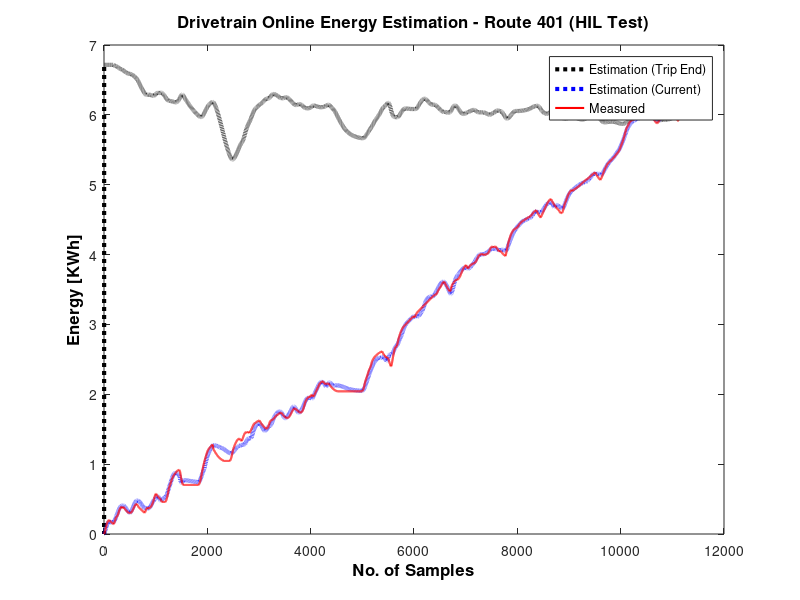

MATLAB code to generate this figure: (Note: this script raises an error after producing the figure.)
%   Author: Dhruv Jagga
%   Project: Source Code - Cloud Your Bus
%   email: d.jagga@tue.nl
%   Date: 10-12-2019;
%   Revised: 06-08-2020

clear; close all; clc;

directory.current = pwd;                    % returns path of current directory

m = csvread('HIL_Test2_Out.csv',1,0);

energyDriveTrip         = m(:,1);
energyDriveTripCurrent  = m(:,2);
energyDriveActual       = m(:,3);
massEstimate            = m(:,4);
Erate                   = m(:,5);

energyAuxTrip           = m(:,6);
energyAuxTripCurrent    = m(:,7);
energyAuxActual         = m(:,8);
corrGain                = m(:,9);

energyTrip              = m(:,10);
energyTripCurrent       = m(:,11);
energyActual            = m(:,12);
error                   = m(:,13);

reliability             = m(:,14);
deviation               = m(:,15);
eState                  = m(:,16);

% Trip Profile generated after 2 cycles (Update Reference Data Profile)
trip_HIL = csvread('HIL_Test_Data_Profile02.csv',1,0);

Erate_ref = trip_HIL(:,1);
Paux_ref  = trip_HIL(:,2);
s_ref     = trip_HIL(:,3);

% Load data from SIL
load('UpdatedErateProfile401_A.mat');



% Plot - Drivetrain Online Estimation (Route 401) - Individual Cycles
figure()
plot(energyDriveTrip,':','Color','k','DisplayName','Estimation (Trip End)','LineWidth',3.0);
hold on
plot(energyDriveTripCurrent,':','Color','b','DisplayName','Estimation (Current)','LineWidth',3.0);
plot(energyDriveActual,'-','Color','r','DisplayName','Measured','LineWidth',1.5);
hold off
% Figure Properties
ylabel('Energy [KWh]','FontSize',12,'FontWeight','bold','Color','k');
xlabel('No. of Samples','FontSize',12,'FontWeight','bold','Color','k');
title('Drivetrain Online Energy Estimation - Route 401 (HIL Test)','FontSize',12,'FontWeight','bold','Color','k');
lgd = legend;
lgd.FontSize = 9;
lgd.Location = 'southeast';
grid on;

% Plot - Mass Estimation (Drivetrain)
figure()
plot(massEstimate,':','Color','r','DisplayName','Estimation','LineWidth',3.0);
% Figure Properties
ylabel('Amplitude [Kg]','FontSize',12,'FontWeight','bold','Color','k');
xlabel('No. of Samples','FontSize',12,'FontWeight','bold','Color','k');
title('Mass Estimation - Route 401 (HIL Test)','FontSize',12,'FontWeight','bold','Color','k');
lgd = legend;
lgd.FontSize = 9;
lgd.Location = 'northeast';
grid on;

% Plot - Auxiliary Online Estimation (Route 401) - Individual Cycles
figure()
plot(energyAuxTrip,':','Color','k','DisplayName','Estimation (Trip End)','LineWidth',3.0);
hold on
plot(energyAuxTripCurrent,':','Color','b','DisplayName','Estimation (Current)','LineWidth',3.0);
plot(energyAuxActual,'-','Color','r','DisplayName','Measured','LineWidth',1.5);
hold off
% Figure Properties
ylabel('Energy [KWh]','FontSize',12,'FontWeight','bold','Color','k');
xlabel('No. of Samples','FontSize',12,'FontWeight','bold','Color','k');
title('Auxiliary Online Energy Estimation - Route 401 (HIL Test)','FontSize',12,'FontWeight','bold','Color','k');
lgd = legend;
lgd.FontSize = 9;
lgd.Location = 'northeast';
grid on;

% Plot - Gain Estimation (Auxiliary)
figure()
plot(corrGain,':','Color','r','DisplayName','Estimation','LineWidth',3.0);
% Figure Properties
ylabel('Estimate','FontSize',12,'FontWeight','bold','Color','k');
xlabel('No. of Samples','FontSize',12,'FontWeight','bold','Color','k');
title('Gain Estimation - Route 401 (HIL Test)','FontSize',12,'FontWeight','bold','Color','k');
lgd = legend;
lgd.FontSize = 9;
lgd.Location = 'northeast';
grid on;

% Plot - Total Online Estimation (Route 401) - Individual Cycles
figure()
plot(energyTrip,':','Color','k','DisplayName','Estimation (Trip End)','LineWidth',3.0);
hold on
plot(energyTripCurrent,':','Color','b','DisplayName','Estimation (Current)','LineWidth',3.0);
plot(energyActual,'-','Color','r','DisplayName','Measured','LineWidth',1.5);
hold off
% Figure Properties
ylabel('Energy [KWh]','FontSize',12,'FontWeight','bold','Color','k');
xlabel('No. of Samples','FontSize',12,'FontWeight','bold','Color','k');
title('Total Online Energy Estimation - Route 401 (HIL Test)','FontSize',12,'FontWeight','bold','Color','k');
lgd = legend;
lgd.FontSize = 9;
lgd.Location = 'southeast';
grid on;

% Plot - Active Status
figure()
plot(eState,'-','Color','k','DisplayName','Active Status','LineWidth',1.5);
% Figure Properties
ylabel('Status','FontSize',12,'FontWeight','bold','Color','k');
ylim([0 2]);
xlabel('No. of Samples','FontSize',12,'FontWeight','bold','Color','k');
title('Active Status - Route 401 (HIL Test)','FontSize',12,'FontWeight','bold','Color','k');
lgd = legend;
lgd.FontSize = 9;
lgd.Location = 'northeast';
grid on;

% Plot - Error in Estimation
figure()
plot(error,'-','Color','k','DisplayName','Error','LineWidth',1.5);
% Figure Properties
ylabel('Error [%]','FontSize',12,'FontWeight','bold','Color','k');
xlabel('No. of Samples','FontSize',12,'FontWeight','bold','Color','k');
title('Error in Estimation - Route 401 (HIL Test)','FontSize',12,'FontWeight','bold','Color','k');
lgd = legend;
lgd.FontSize = 9;
lgd.Location = 'northeast';
grid on;

% Plot - Deviation from Offline Estimation
figure()
plot(deviation,'-','Color','k','DisplayName','Deviation','LineWidth',1.5);
% Figure Properties
ylabel('Deviation [%]','FontSize',12,'FontWeight','bold','Color','k');
xlabel('No. of Samples','FontSize',12,'FontWeight','bold','Color','k');
title('Deviation from Offline Estimation - Route 401 (HIL Test)','FontSize',12,'FontWeight','bold','Color','k');
lgd = legend;
lgd.FontSize = 9;
lgd.Location = 'northeast';
grid on;

% Plot - Erate Calculation
figure()
plot(Erate,'-','Color','k','DisplayName','RCI','LineWidth',1.5);
% Figure Properties
ylabel('RCI [KWh/(Kg.Km)]','FontSize',12,'FontWeight','bold','Color','k');
xlabel('No. of Samples','FontSize',12,'FontWeight','bold','Color','k');
title('Calculated RCI - Route 401 (HIL Test)','FontSize',12,'FontWeight','bold','Color','k');
lgd = legend;
lgd.FontSize = 9;
lgd.Location = 'northeast';
grid on;

% Plot - Reliability
figure()
plot(reliability,'-','Color','r','DisplayName','Reliability','LineWidth',1.5);
% Figure Properties
ylabel('Amplitude [%]','FontSize',12,'FontWeight','bold','Color','k');
ylim([0 120]);
xlabel('No. of Samples','FontSize',12,'FontWeight','bold','Color','k');
title('Estimation Reliability - Route 401 (HIL Test)','FontSize',12,'FontWeight','bold','Color','k');
lgd = legend;
lgd.FontSize = 9;
lgd.Location = 'northeast';
grid on;


% Plot - Erate Updated Reference profile
figure()
plot(Erate_ref,'-','Color','k','DisplayName','RCI','LineWidth',3.0);
% Figure Properties
ylabel('RCI [m/s^2]','FontSize',12,'FontWeight','bold','Color','k');
xlabel('No. of Samples','FontSize',12,'FontWeight','bold','Color','k');
title('RCI - Updated Reference Profile','FontSize',12,'FontWeight','bold','Color','k');
lgd = legend;
lgd.FontSize = 9;
lgd.Location = 'southeast';
grid on;


% Plot - Paux Updated Reference profile
figure()
plot(Paux_ref,'-','Color','k','DisplayName','Power','LineWidth',3.0);
% Figure Properties
ylabel('Power [W]','FontSize',12,'FontWeight','bold','Color','k');
xlabel('No. of Samples','FontSize',12,'FontWeight','bold','Color','k');
title('Auxiliary Power - Updated Reference Profile','FontSize',12,'FontWeight','bold','Color','k');
lgd = legend;
lgd.FontSize = 9;
lgd.Location = 'southeast';
grid on;